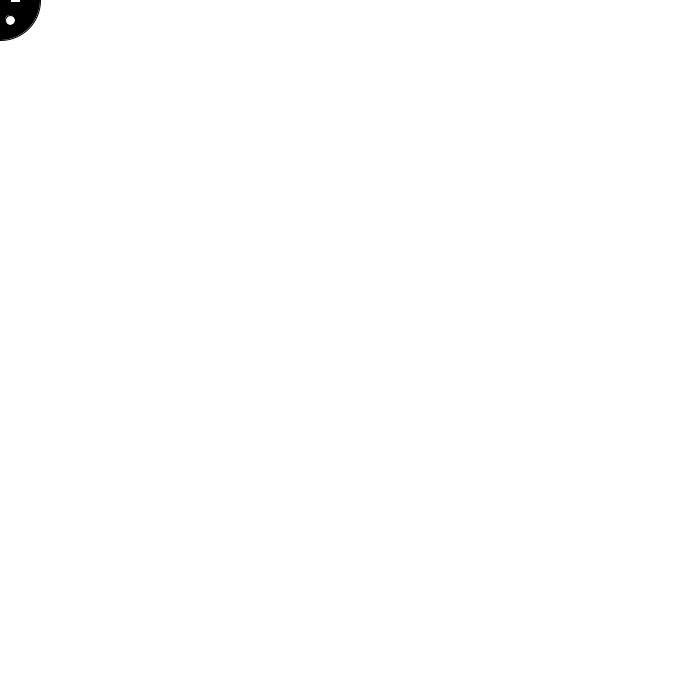
Frame 1 (no input)
Frame 60 (the mouse pressed at the canvas centre just before this capture): identical to frame 1, image omitted
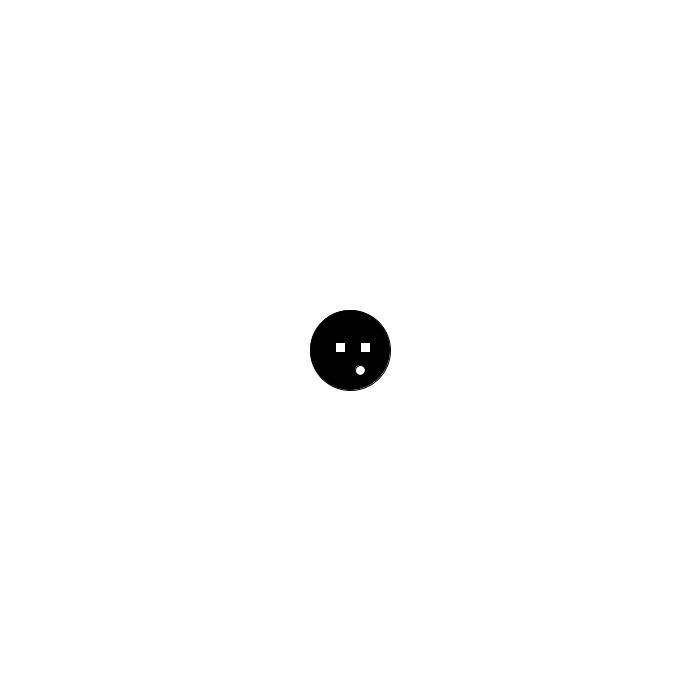
Frame 120 (the mouse held since frame 60 and released just before this capture)

The Processing sketch that drew these frames (run headless with seeded random() and noise(); from frame 60 on, the mouse is pressed at the canvas centre):

// Processing sketch: processing_106013
// ── processing_106013.pde

float x;
float y;
float posX;


void setup() {
  size(700, 700);
  x=100;
  y=height/2;
}

void draw() {
  background(255);

  //Body
  fill(0);
  ellipse (mouseX, mouseY, 80, 80);

  //Eyes
  fill(255);
  rect(mouseX-15, mouseY-8, 10, 10);
  rect(mouseX+10, mouseY-8, 10, 10);

  //Mouth

  stroke(0);
  fill(255);
  ellipse(mouseX+10, mouseY+20, 10, 10); // Constant mouth
  if (mousePressed == true) {
    // Help from Yehang!
    
    fill (random(255), random(255), random(255)); //Spitting mouth
    ellipse(posX, mouseY+20, 10, 10);
    posX+=75;
  }
  else {
    posX=mouseX+10; // Mouth comes back therefore allowing it for multiple spits
  }
}
